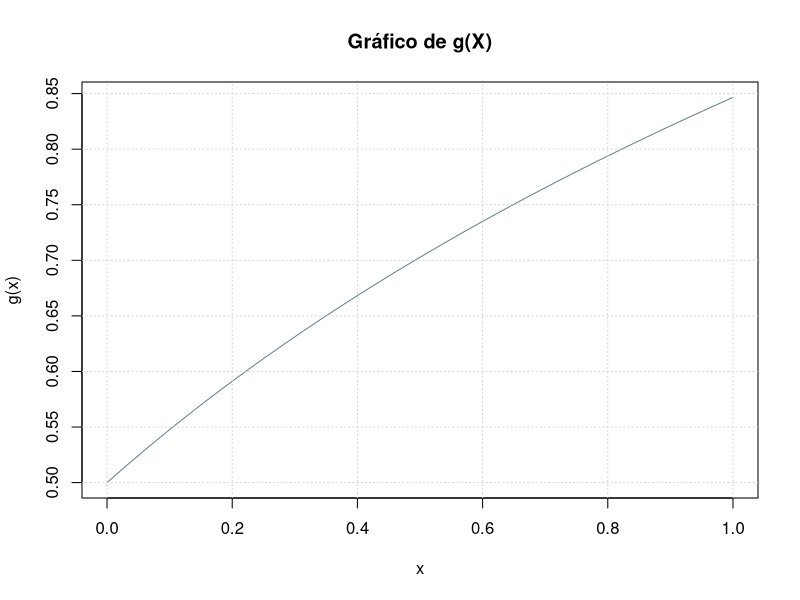
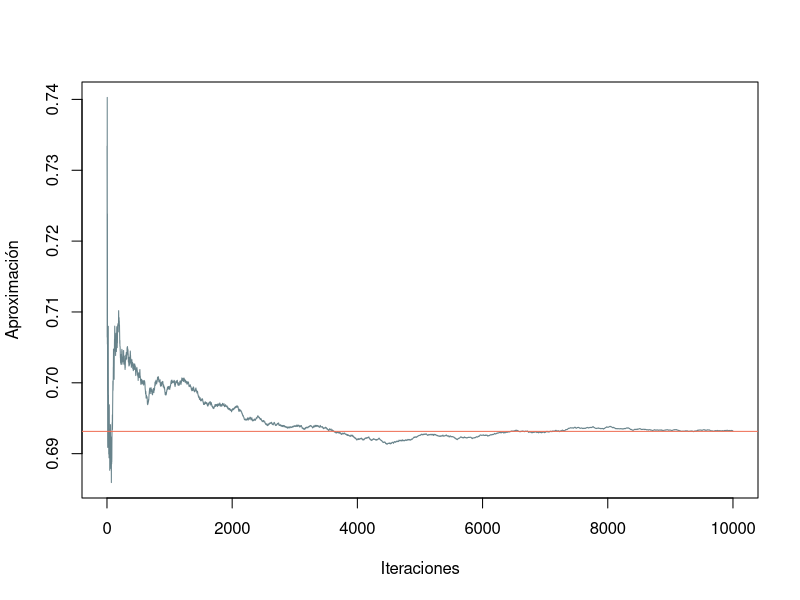
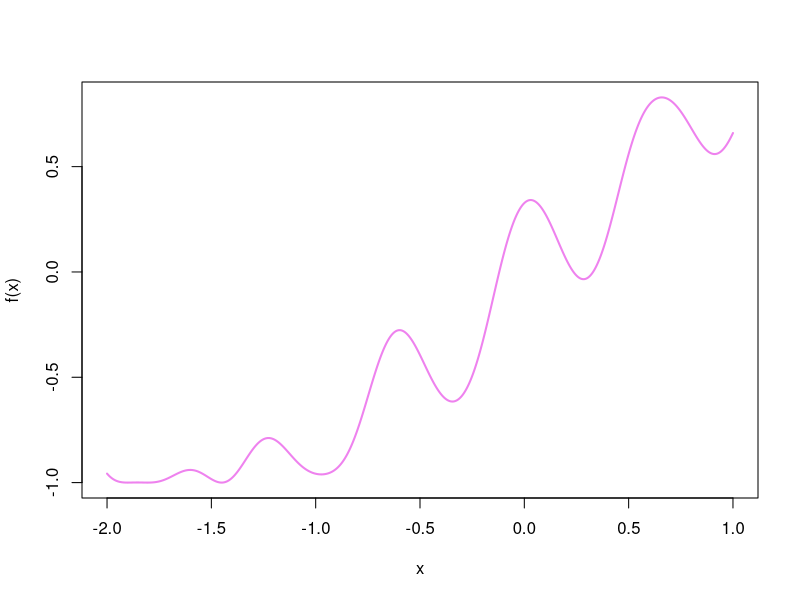
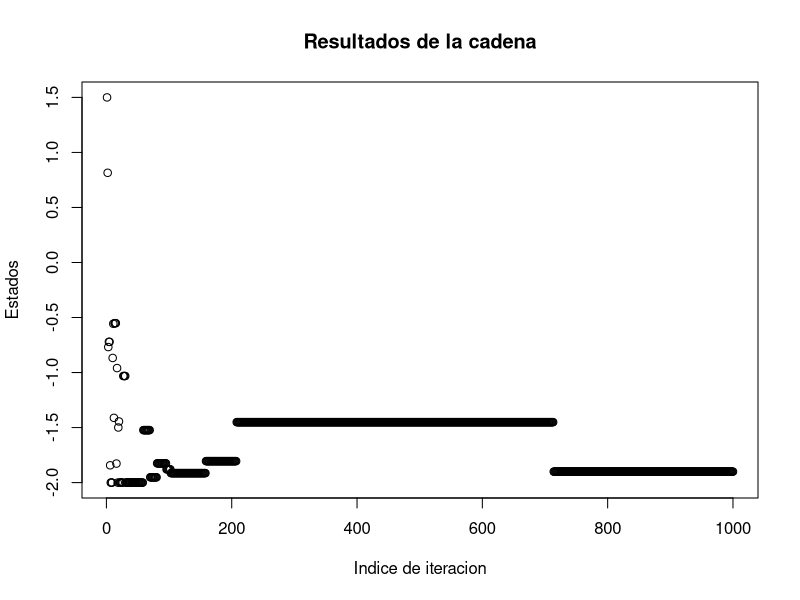
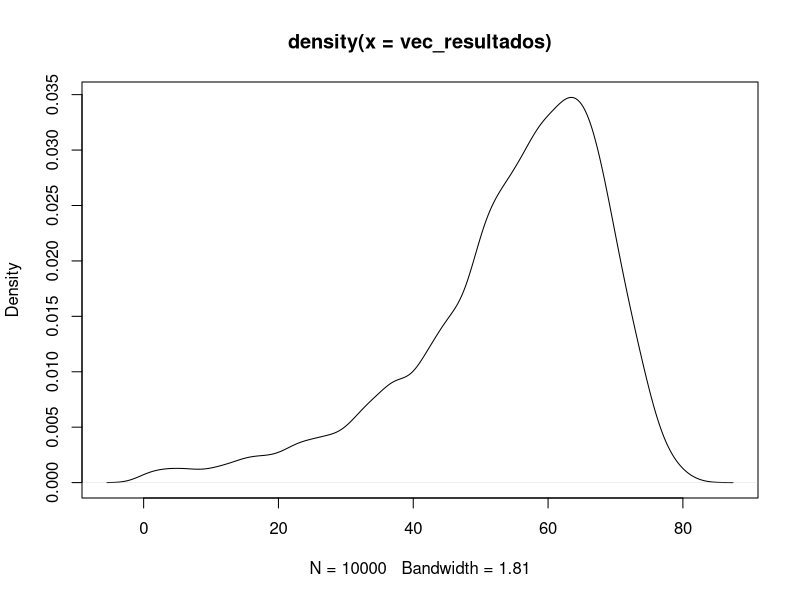
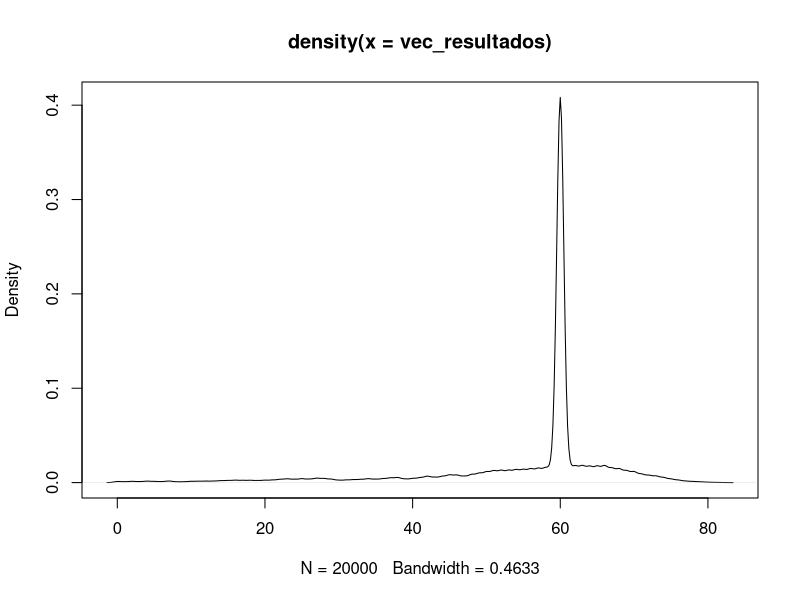
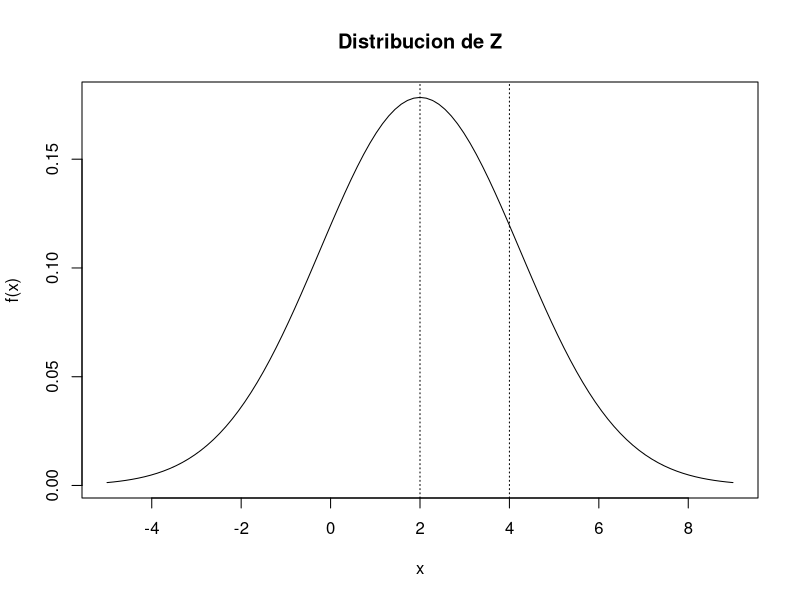
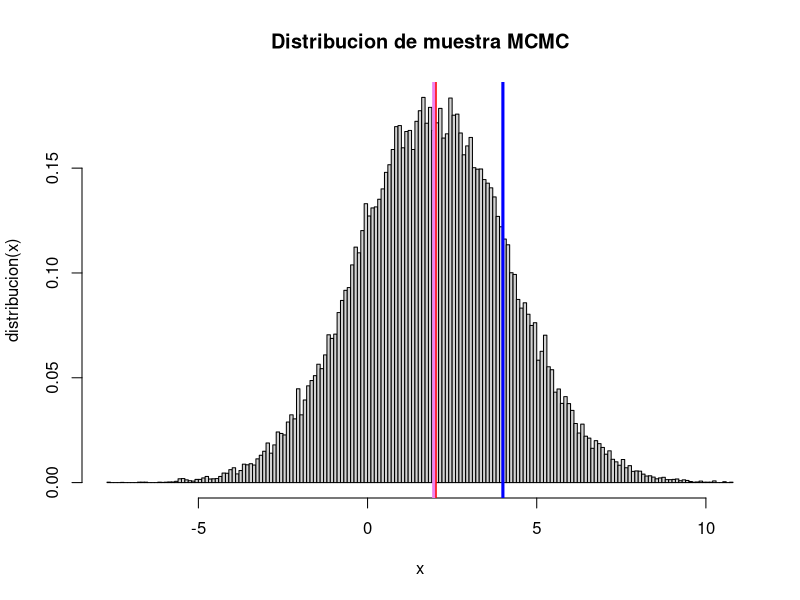

Here is the R script that generated these plots, in order:
## ---- chunk 1
knitr::opts_chunk$set(echo = TRUE)
## ---- chunk 2
library(numDeriv)
library(readxl)
library(ggplot2)
library(readr)
## ---- chunk 3

set.seed(147) # definimos una semilla
n <-10^4 # tamaño de la muestra
U <-runif(n) # genera un vector con distribución uniforme

g <-Vectorize(function(x) (log(x + 1)/2) + (1/2) ) # construimos la función g 

curve(g,0,1,col="lightblue4",lwd=1,main="Gráfico de g(X)")
grid()  

Y <- g(U) #genera el vector para cada observación
acumulado<-cumsum(Y)/(1:n)
plot(1:n,acumulado,col="lightblue4",type="l",ylab="Aproximación",xlab="Iteraciones")
abline(h=integrate(g,0,1)$value,col="coral2",lwd=1)

P_est1=mean(Y)

e1 <-(abs(P_est1-log(2)))
## ---- chunk 4
e1
## ---- chunk 5
pnorm(6,mean = 0.5,sd = (0.5^(1/2)),lower.tail = F)
## ---- chunk 6

n <-10^4 # Tamaño de la muestra
A <-rexp(n) + 6

g <-Vectorize(function(x) ((1/pi) * exp(-(x-0.5)^2)/(exp(-x+6))))

Y2<-g(A)

M<-matrix(c(mean(Y2),pnorm(6,mean = 0.5,sd = (0.5^(1/2)), lower.tail = F),
            abs(mean(Y2)-pnorm(6,mean = 0.5,sd = (0.5^(1/2)), lower.tail = F)),
            sqrt(var(Y2)/sqrt(10^4))),ncol=4, byrow=TRUE)

colnames(M) <- c("Estimacion", "Valor Real","Error Absoluto","Error Estandar")

M

## ---- chunk 7

muestraGamma <- read_csv("muestraGamma.csv", 
                         col_types = cols(...1 = col_skip()))
## ---- chunk 8

lik <- Vectorize(function(alpha) prod(dgamma(muestraGamma$x, shape = alpha)))
c <- optimize(f = lik,int = range(muestraGamma), maximum = TRUE)$objective

## ---- chunk 9
nsim <- 10^4

set.seed(1234)
U <- runif(nsim)
rc <- rexp(nsim, rate = 0.2)
ngen <- length(rc)

Ver <- lik(rc)

for (i in 1:nsim) {
  while ((U[i]*c) > (Ver[i])) {
    U[i] <- runif(1)
    rc[i] <- rexp(1, 0.2)
    Ver[i] <- lik(rc[i])
    ngen = ngen + 1
  }
}
## ---- chunk 10
mean(rc)
## ---- chunk 11
cat("Número de generaciones: ", ngen, "\n Número medio de generaciones:", ngen/nsim, "\n Proporción de rechazos: ", 1- (nsim/ngen))
## ---- chunk 12
q <- quantile(rc, c(0.01, 0.99))
q
## ---- chunk 13
f<-function(x){sin(x+((cos(10*x))/(3)))}
curve(f,col="violet",lwd=2, from=-2, n=1000, ylab="f(x)")
## ---- chunk 14

resim <- function(f, alpha=0.5, s0=0, niter,mini=-Inf,maxi=Inf) {
  s_n <- s0
  estados<-rep(0,niter)
  iter_count <- 0
  for (k in 1:niter) {
    estados[k]<-s_n
    T <- (1 - alpha)^k
    s_new <- rnorm(1, s_n, 1)
    if(s_new<mini){s_new=mini}
    if(s_new>maxi){s_new=maxi}
    dif <- f(s_new) - f(s_n)
    if (dif < 0) {
      s_n = s_new
      } else {
        random <- runif(1,0,1)
        if (random < exp(-dif/T)) {
          s_n <- s_new
        }
        }
    iter_count <- iter_count + 1
    }
  return(list(r=s_n,e=estados))
}

Resultado <-resim(f,0.1,1.5,1000,-2,2)
## ---- chunk 15
cat("El valor mínimo estimado es: ", Resultado$r)
## ---- chunk 16
plot(Resultado$e, main = "Resultados de la cadena" , xlab = "Indice de iteracion", ylab = "Estados")
## ---- chunk 17
tabla_vida_original <- read_excel("tabla.xls")

#filtrando por año de nacimiento y edad
tabla_vida <- tabla_vida_original[(tabla_vida_original$ynac == 1994) & 
                                    (tabla_vida_original$sex == 1),] 
## ---- chunk 18
set.seed(2024)
iteraciones <- 10^4
vec_qx <- tabla_vida$qx[25:length(tabla_vida$qx)]
n <- length(vec_qx)
vec_resultados<-rep(0,iteraciones)

for(i in c(1:iteraciones)){
  U<-runif(n)
  t <- 1
  cont <- 1
  while(t == 1){
    if(U[cont]>vec_qx[cont]) #Aqui se decide si la persona sobrevive o muere
      {cont<-cont+1
    }else{
      t<-0
      }
  }
  vec_resultados[i]<-cont-1
}
## ---- chunk 19
plot(density(vec_resultados))
## ---- chunk 20
for (i in 1:length(vec_resultados)){
  if(vec_resultados[i] < (60-30)){
    vec_resultados <- c(vec_resultados, vec_resultados[i])
  }
  if(vec_resultados[i] >= 30){
    vec_resultados <- c(vec_resultados, 60)
  }
}

## ---- chunk 21
plot(density(vec_resultados))
## ---- chunk 22
mu <- 4
sigma <- 4

mu_z <- 4-(4/2)
sigma_z <- 4+(4/4) #En realidad es sigma^2

fPI = function(x)
{
  fx = exp( -((x - mu_z)^2/(2*(sigma_z))))/(sqrt(2*pi*sigma_z))
  return(fx)
}
## ---- chunk 23
curve(fPI(x), from=-5,to=9, main="Distribucion de Z",xlab="x",ylab="f(x)")
abline(v = 4, lty = 3) #Media de x1
abline(v = 2, lty = 3) #Media de x2
## ---- chunk 24
#Usaremos dist cauchy para el proceso de markov
fpK = function(x,y){
  pK = dcauchy(y,location = x) #x es el centro del pico de la distribución.
  return(pK)
}

#Aplicando el algoritmo
N = 10^5 # Número de Iteraciones
L = 1000 # periodo quemado (burn in)

MCMC = matrix(data = 0, nrow = N, ncol = 12)
colnames(MCMC) =
  c("x","y","PIx","PIy","Kxy","Kyx","Rxy","Ryx","Mxy","Myx","Fxy","Salto")
# 1. Inicial con un valor arbitrario de x del dominio de distribución
x = runif(1,-50,50)

for (i in 1:N){
  # 2. Generamos la propuesta con una distribucion arbitraria
  y = rcauchy(1,location = x) #Valor aleatorio según X
  
  #3. Tasa de Aceptación
  PIx = fPI(x)
  PIy = fPI(y)
  Kxy = fpK(x,y)
  Kyx = fpK(y,x)
  Rxy = (PIy*Kyx) / (PIx*Kxy)
  Ryx = (PIx*Kxy) / (PIy*Kyx)
  # Matriz estocástica de los estados de la distribución estacionaria
  if (x!=y){
    Mxy = Kxy*min(1,Rxy)
    Myx = Kyx*min(1,Ryx)
  }
  else
  { Mxy = -1
  Myx = -1
  }
  
  #4. Criterio de Aceptacion o Rechazo
  #Probabilidad de aceptación,runif(1)
  Fxy = runif(1)
  MCMC[i,] = c(x,y,PIx,PIy,Kxy,Kyx,Rxy,Ryx,Mxy,Myx,Fxy,0)
  if (Fxy < Rxy)
  {x = y
  lsalto = 1
  }
  else
  { lsalto = 0
  }
  MCMC[i,12] = lsalto
}
mcmc = MCMC[(L+1):N,"x"]
## ---- chunk 25
media=mean(mcmc)

hist(mcmc,
freq = FALSE,
main = "Distribucion de muestra MCMC",
xlab = "x",
ylab = "distribucion(x)",
breaks = 200)
abline(v=mu, col='blue', lwd=3)      #Media de X1
abline(v=mu/2, col='red', lwd=3)     #Media de X2
abline(v=media, col='violet', lwd=3) #Media de Z
## ---- chunk 26
#Traceplot
plot(mcmc,type="l",xlab = "x", ylab = "y", main = "Traceplot de muestra MCMC")
abline(h=mu, col='blue', lwd=3)      #Media de X1
abline(h=mu/2, col='red', lwd=3)     #Media de X2
abline(h=media, col='violet', lwd=3) #Media de Z
## ---- chunk 27
#Grafico de Autocorrelación
acf(mcmc,main = "Autocorrelacion de muestra MCMC")
## ---- chunk 28
#Grafico convergencia de la media
m=N-L
acumulado<-cumsum(mcmc)/(1:m)
plot(1:m,acumulado,col="blue",type="l",ylab="promedio",xlab="Iteraciones")
## ---- chunk 29
cat("Tasa de aceptación \n",
    "NumeroSaltos/TotalIteraciones :" , mean(MCMC[,"Salto"]) ,"\n")
## ---- chunk 30
